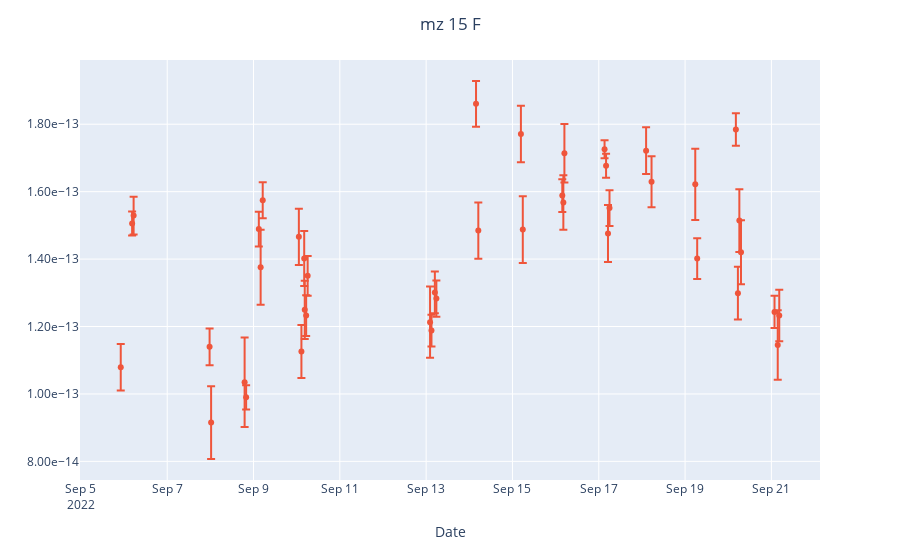

The code cell stored with this chart in its notebook:
### Code cell
fig = px.scatter()
fig.add_scatter(x= full_df['date'], y=full_df['15_F_mean'], mode='markers', error_y=dict(array=full_df['15_F_std']), name='15_F_mean')
fig.update_layout(xaxis_title="Date")
fig.update_layout(title_text='mz 15 F', title_x=0.5)
fig.update_yaxes(tickformat=".2e")
